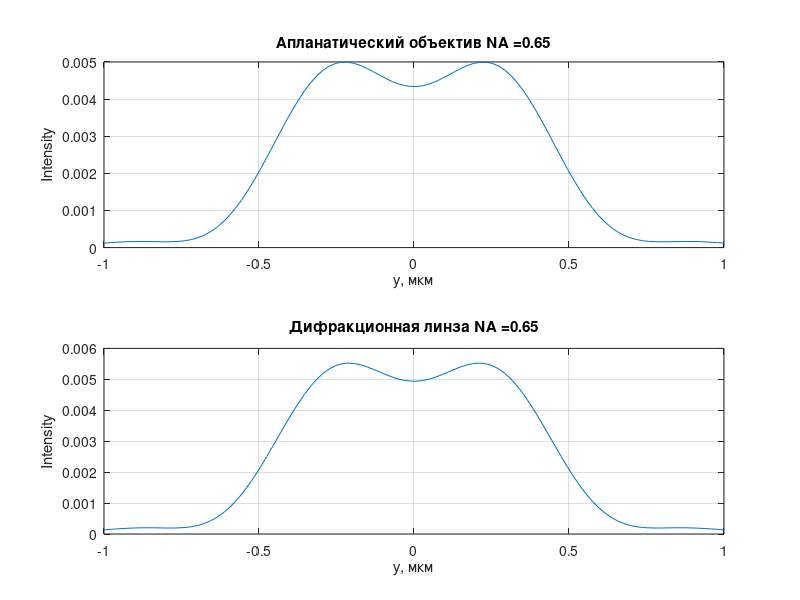
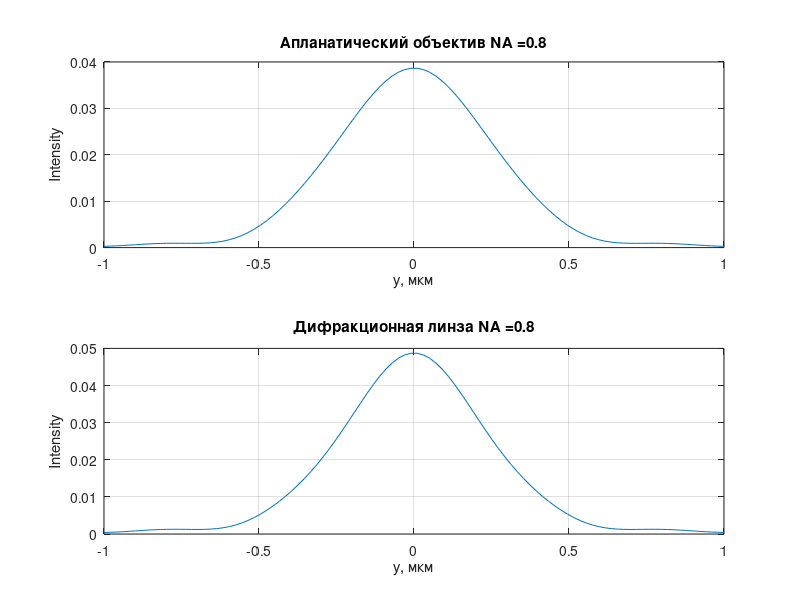
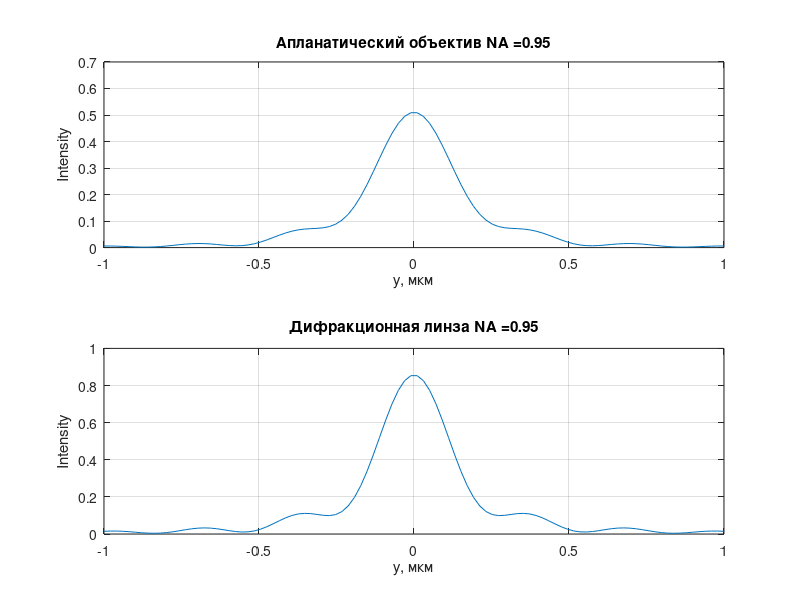

These charts were generated, in order, by the following MATLAB code:
%5
%clc %очистка экрана консоли
clear all %очистка значений переменных
close all %закрытие всех открытых файлов



for NA = [0.65, 0.8, 0.95] 
    %расчет максимального угла, определяемого числовой аппертурой
    alpha = asin(NA); % NA/n; n = 1
   
    %анонимные функции для расчета значения l(theta), формулы 5.10 5.11
    %l(theta)-начальное распределение напряженности электрического поля в координатах выходного зрачка
    ltan = @(theta) sin(theta).*exp(-(sin(theta)/sin(alpha)).^2); %5.10
    lsin = @(theta) tan(theta).*exp(-(tan(theta)/tan(alpha)).^2); %5.11
   
    %анонимные функции для рачета значения Т1,2(theta)
    %T1(theta) - функция аподизации для апланатического объектива
    T1 = @(theta) cos(theta).^0.5;
    %T2(theta) - функция аподизации для плоской линзы
    T2 = @(theta) cos(theta).^-1.5;
    %поперечное сечение
    r = linspace(-1, 1, 100);
    %фокальная плоскость располагается в 0
    z = 0;

    %/////////Для апланатического объектива/////////////
   
    %анонимная функция для расчета по формуле (5.8)
    calculate_Er = @(theta, r, z) lsin(theta) .* T1(theta) .* sin(2 * theta) .*...
    exp(1i * (2 * pi / 0.532) .* z .* cos(theta)) .* besselj(1, (2 * pi / 0.532) .* r .* sin(theta));
    %анонимная функция для расчета по формуле (5.9)
    calculate_Ez = @(theta, r, z) lsin(theta).*T1(theta).*(sin(theta).^2) .*...
    exp(1i * (2 * pi / 0.532) .* z .* cos(theta)) .* besselj(0, (2 * pi / 0.532) .* r .* sin(theta));
   
    %расчет интегралов с помощью анонимных функций
    %уравнения Ричардса-Вольфа для радиально поляризованного света
    Er = integral(@(theta) calculate_Er(theta, r, z), 0, alpha, 'ArrayValued', true);
    Ez = 2i * integral(@(theta) calculate_Ez(theta, r, z), 0, alpha, 'ArrayValued', true);
    %по полученным значениям состовляющих считается интенсивность
    I = abs(Er).^2 + abs(Ez).^2;
   
    %вывод графиков
    figure
    subplot(2,1,1)
    plot(r, I);
    title(strcat('Апланатический объектив NA = ',num2str(NA)));
    xlabel('y, мкм');
    ylabel('Intensity');
    grid on;

   
    %/////////Для дифракционной линзы/////////////
       
    %анонимная функция для расчета по формуле (5.8)
    calculate_Er = @(theta, r, z) ltan(theta) .* T2(theta) .* sin(2 * theta) .*...
    exp(1i * (2 * pi / 0.532) .* z .* cos(theta)) .* besselj(1, (2 * pi / 0.532) .* r .* sin(theta));
    %анонимная функция для расчета по формуле (5.9)
    calculate_Ez = @(theta, r, z) ltan(theta) .* T2(theta) .* (sin(theta).^2) .*...
    exp(1i * (2 * pi / 0.532) .* z .* cos(theta)) .* besselj(0, (2 * pi / 0.532) .* r .* sin(theta));
   
    %расчет интегралов с помощью анонимных функций
    %уравнения Ричардса-Вольфа для радиально поляризованного света
    Er = integral(@(theta) calculate_Er(theta, r, z), 0, alpha,'ArrayValued',true);
    Ez = 2i * integral(@(theta) calculate_Ez(theta, r, z), 0, alpha, 'ArrayValued',true);
    %по полученным значениям состовляющих считается интенсивность
    I = abs(Er).^2 + abs(Ez).^2;
   
    %вывод графиков
    subplot(2,1,2)
    plot(r, I);
    title(strcat('Дифракционная линза NA = ',num2str(NA)));
    xlabel('y, мкм');
    ylabel('Intensity');
    grid on;


end
